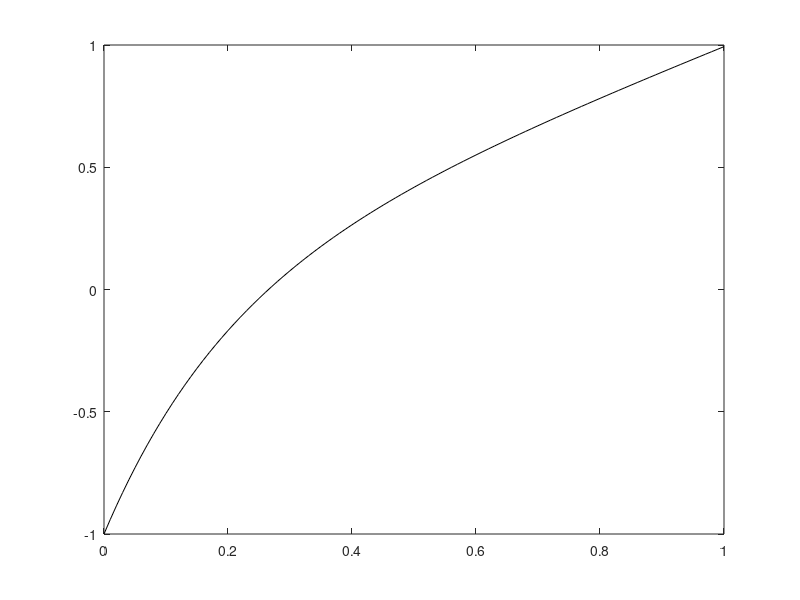

Here is the MATLAB script that generated this plot: (Note: this script raises an error after producing the figure.)
function main
clear all; clf;
t = [0:0.01:1]; yt = t-exp(-5*t);
plot(t,yt,'k'); hold on;
axis([0 1 -1 1]);
tspan=[0 1];
df61=inline('((5*exp(5*t))*(y-t)*(y-t))+1','t','y');
y0=-1;
h=0.2; N=1./h;
[t1,yr] = rk4(df61,tspan,y0,N);
plot(t1,yr,'r:'); hold on;
plot(t1,yr,'r*'); hold on;
h=0.1; N=1./h;
[t1,yr] = rk4(df61,tspan,y0,N);
plot(t1,yr,'b:'); hold on;
plot(t1,yr,'b*'); hold on;
h=0.01; N=1./h;
[t1,yr] = rk4(df61,tspan,y0,N);
plot(t1,yr,'g:'); hold on;
plot(t1,yr,'g*');
end

